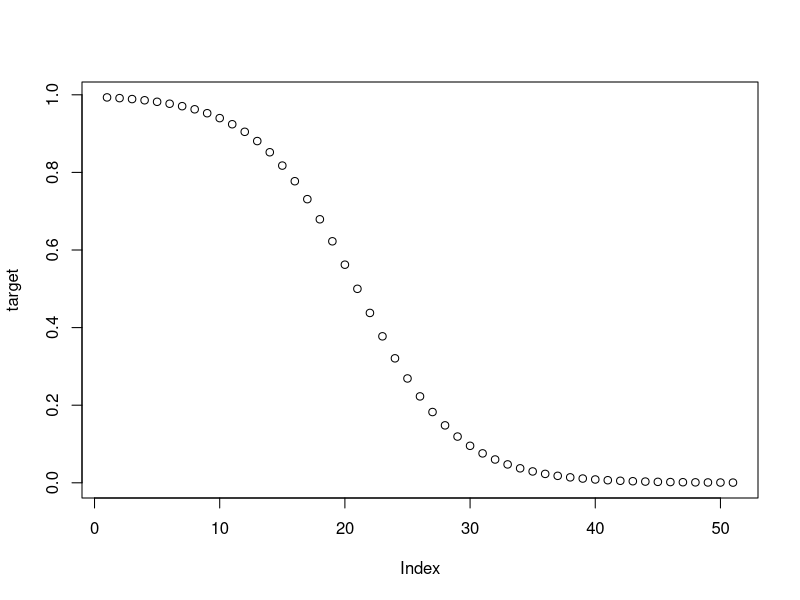
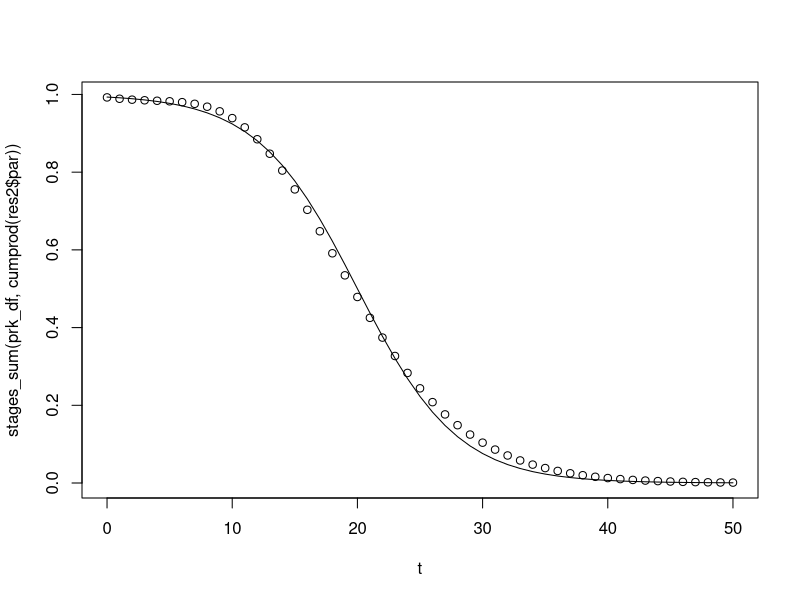

These charts were generated, in order, by the following R code: (Note: this script raises an error after producing the figures.)

# Setup parameters
t <- seq(from = 0, to = 50, by = 1)
K = 20
tau <- 50/K # Average time spend in each compartment
lambda <- 1/tau # Rate of transition between compartments


# The probability that an "event" has not happened yet (due to lower.tail = FALSE)
stage_cdf <- \(t,K,lambda) stats::pgamma(t, shape = K, rate = lambda, lower.tail = FALSE)

# Gamma cumulative distribution function for K compartments
time_df <- function(t, K, lambda) {
  K_stages <- seq(from = 1, to = K-1, by = 1)
  
  cdf_tibble <- purrr::map(K_stages, ~ {
    stage_cdf(t, .x, lambda) |>
      as.data.frame() |>
      stats::setNames(.x)
  }) |>
    purrr::list_cbind()
  return(cdf_tibble)
}

# The probability that an event happens in each timepoint in each compartment
stage_prob <- function(t, K, lambda) {
  cdf_df <- time_df(t,K,lambda)
  
  prK <- cdf_df - cbind(rep(0,length(t)),cdf_df[,1:(K-2)])
  last_c <- 1 - rowSums(prK)
  return(cbind(prK,last_c))
}

prk_df <- stage_prob(t, K, lambda)

# Create gamma values - to corresponding amount of compartments
gamma_f <- \(K) 1-seq(K)/K
gamma_values <- gamma_f(K)

# Function to be optimized for
sigmoid_function <- \(t)  exp(-(t - 20)/4) / (1 + exp(-(t - 20)/4))

#Element-wise multiplication - add gamma_values to corresponding K-compartment
stages_sum <- function(prk_df, gamma_values) {
  as.matrix(prk_df) %*% gamma_values
}

# The target function we want to approximate our data to
target_function <- function(f_type, time_points) {
  purrr::map_dbl(time_points, f_type)
}

# Precompute target function to speed up
function_type <- sigmoid_function
target <- target_function(function_type, t)
plot(target)

# Finds dif from approximation and target function
objective_function_cum <- function(prk_df, gamma_values) {
  sum(((as.matrix(prk_df) %*% cumprod(gamma_values)) - target)^2)
}

# Minimize difference between approximation and target function
res2 <- stats::optim(gamma_values, \(gamma) objective_function_cum(prk_df, gamma), lower = 0, upper = 1, method = "L-BFGS-B")

plot(t, stages_sum(prk_df, cumprod(res2$par)))
lines(t, target)


# K vs. values from obj. function (Elbow method)

K_seq = seq(from = 2, to = 30, by = 1)

objective_values <- function(K_seq, objective_func) {
 
  obj_list <- purrr::map(K_seq, ~ {
    gamma_v <- gamma_f(.x)
    prk_df <- stage_prob(t, K = .x, lambda = .x / 50)
    obj <- stats::optim(gamma_v, \(gamma) objective_func(prk_df, gamma), lower = 0, upper = 1, method = "L-BFGS-B")
    tibble::tibble(K = .x, value = obj$value)
  })
  return(dplyr::bind_rows(obj_list))
}

test <- objective_values(K_seq, objective_function_cum)

ggplot2::ggplot(test, aes(x = K, y = value)) +
  ggplot2::geom_point() +
  ggplot2::scale_x_continuous(breaks = seq(1, max(K_seq), by = 1)) +
  ggplot2::labs(x = "K", y = "Obj. function value")
